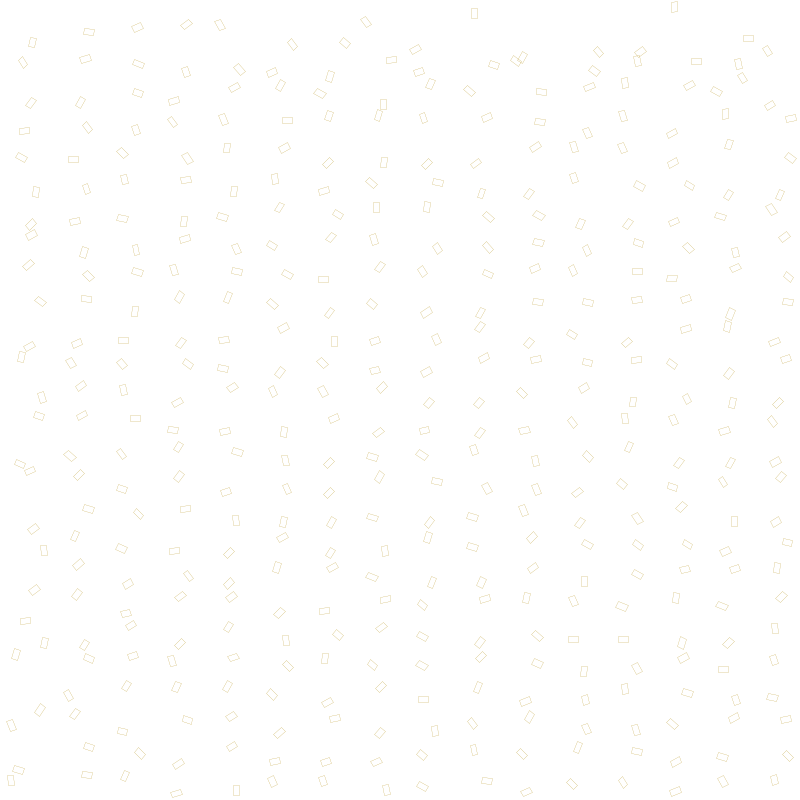
Frame 1 (no input)
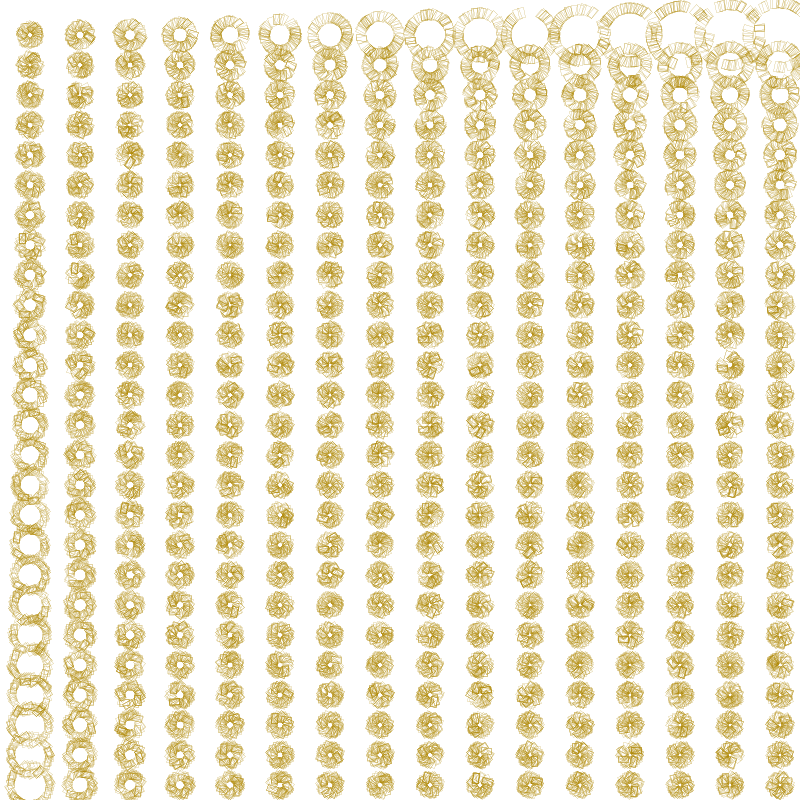
Frame 60 (the mouse pressed at the canvas centre just before this capture)
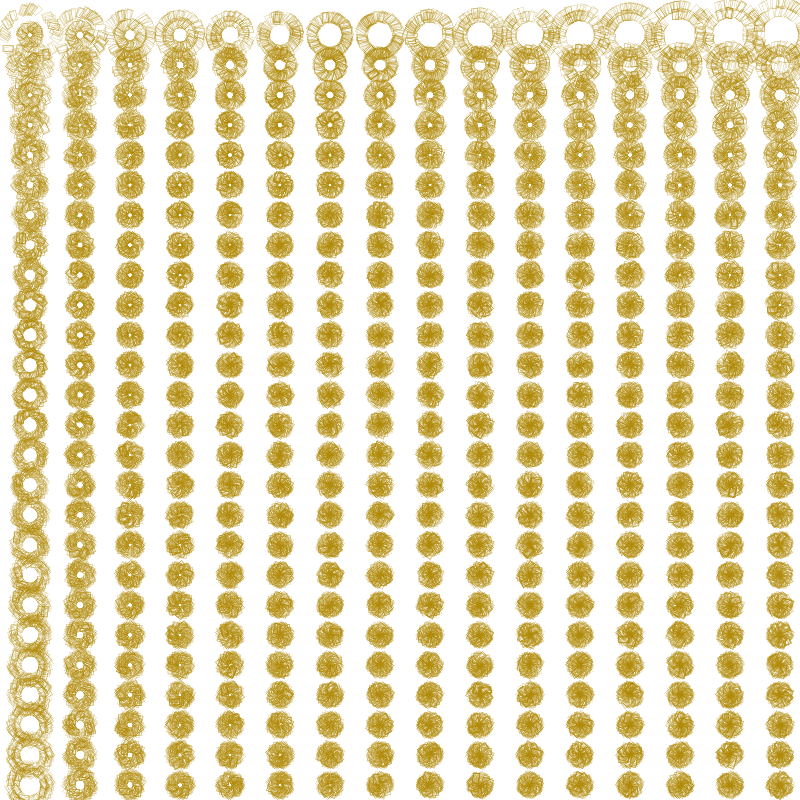
Frame 120 (the mouse held since frame 60 and released just before this capture)

The Processing sketch that drew these frames (run headless with seeded random() and noise(); from frame 60 on, the mouse is pressed at the canvas centre):

// Processing sketch: processing_60180
// ── processing_60180.pde

void setup() {
  size(800,800);
  smooth();
  background(255);
  
 
}
 
 
void draw() {
 


  int x=0;
  int y=0;
  float angle = 3;
 
 for (x = 0;  x <= width; x+=50) {
    for (y= 0; y <= height; y+=30) {
       
      pushMatrix();
      translate(x-20,y+5);
     angle = atan2(x,y);
      rotate(random(50));
     float abstand = dist(mouseX,mouseY,x,y);
      stroke(175,136,5);
 strokeWeight(.2);
 noFill();
      rect(abstand/x,abstand/y,6,10);
      popMatrix();
    }
 }
}
